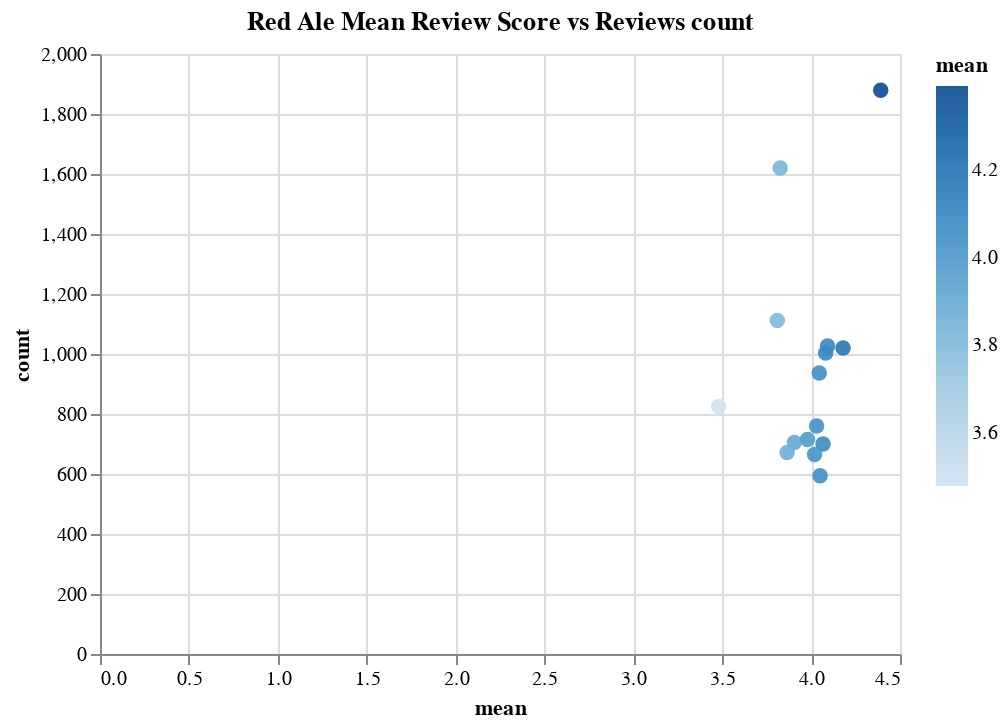

The notebook cell saved with this chart:
### Code cell
alt.Chart(top_15_reds).mark_circle(size=60, opacity=0.9).encode(
    x='mean',
    y='count',
    color='mean',
    tooltip=['brewery_name:N', 'beer_name:N', 'mean:Q']).properties(
    title='Red Ale Mean Review Score vs Reviews count').interactive()

### Figure 1 — Vega-Lite specification as saved in the notebook (floating-point values rounded to 4 significant figures)
{"config": {"view": {"continuousWidth": 400, "continuousHeight": 300}}, "data": {"name": "data-4a009370684c7763c2601bb1fb19867b"}, "mark": {"type": "circle", "opacity": 0.9, "size": 60}, "encoding": {"color": {"type": "quantitative", "field": "mean"}, "tooltip": [{"type": "nominal", "field": "brewery_name"}, {"type": "nominal", "field": "beer_name"}, {"type": "quantitative", "field": "mean"}], "x": {"type": "quantitative", "field": "mean"}, "y": {"type": "quantitative", "field": "count"}}, "selection": {"selector002": {"type": "interval", "bind": "scales", "encodings": ["x", "y"]}}, "title": "Red Ale Mean Review Score vs Reviews count", "$schema": "https://vega.github.io/schema/vega-lite/v4.8.1.json", "datasets": {"data-4a009370684c7763c2601bb1fb19867b": [{"brewery_name": "Tröegs Brewing Company", "beer_name": "Tröegs Nugget Nectar", "beer_beerid": 15881, "count": 1879, "mean": 4.391}, {"brewery_name": "New Belgium Brewing", "beer_name": "Fat Tire Amber Ale", "beer_beerid": 607, "count": 1620, "mean": 3.826}, {"brewery_name": "Rogue Ales", "beer_name": "Santa's Private Reserve Ale", "beer_beerid": 1173, "count": 1112, "mean": 3.81}, {"brewery_name": "Bear Republic Brewing Co.", "beer_name": "Red Rocket Ale", "beer_beerid": 1655, "count": 1027, "mean": 4.093}, {"brewery_name": "Tröegs Brewing Company", "beer_name": "Tröegs Hopback Amber Ale", "beer_beerid": 6322, "count": 1020, "mean": 4.18}, {"brewery_name": "Stone Brewing Co.", "beer_name": "Stone Levitation Ale", "beer_beerid": 6301, "count": 1003, "mean": 4.082}, {"brewery_name": "North Coast Brewing Co.", "beer_name": "Ruedrich's Red Seal Ale", "beer_beerid": 410, "count": 937, "mean": 4.046}, {"brewery_name": "Anheuser-Busch", "beer_name": "Budweiser American Ale", "beer_beerid": 43118, "count": 825, "mean": 3.479}, {"brewery_name": "Bell's Brewery, Inc.", "beer_name": "Bell's Amber Ale", "beer_beerid": 794, "count": 760, "mean": 4.031}, {"brewery_name": "Rogue Ales", "beer_name": "American Amber Ale", "beer_beerid": 363, "count": 715, "mean": 3.98}, {"brewery_name": "Lagunitas Brewing Company", "beer_name": "Censored", "beer_beerid": 3711, "count": 705, "mean": 3.906}, {"brewery_name": "Lagunitas Brewing Company", "beer_name": "Lagunitas Lucky 13 Mondo Large Red Ale", "beer_beerid": 35397, "count": 700, "mean": 4.067}, {"brewery_name": "Rogue Ales", "beer_name": "St. Rogue Red", "beer_beerid": 1597, "count": 672, "mean": 3.865}, {"brewery_name": "Green Flash Brewing Co.", "beer_name": "Green Flash Hop Head Red Ale", "beer_beerid": 35732, "count": 665, "mean": 4.02}, {"brewery_name": "Terrapin Beer Company", "beer_name": "Terrapin Big Hoppy Monster", "beer_beerid": 20232, "count": 594, "mean": 4.051}]}}
